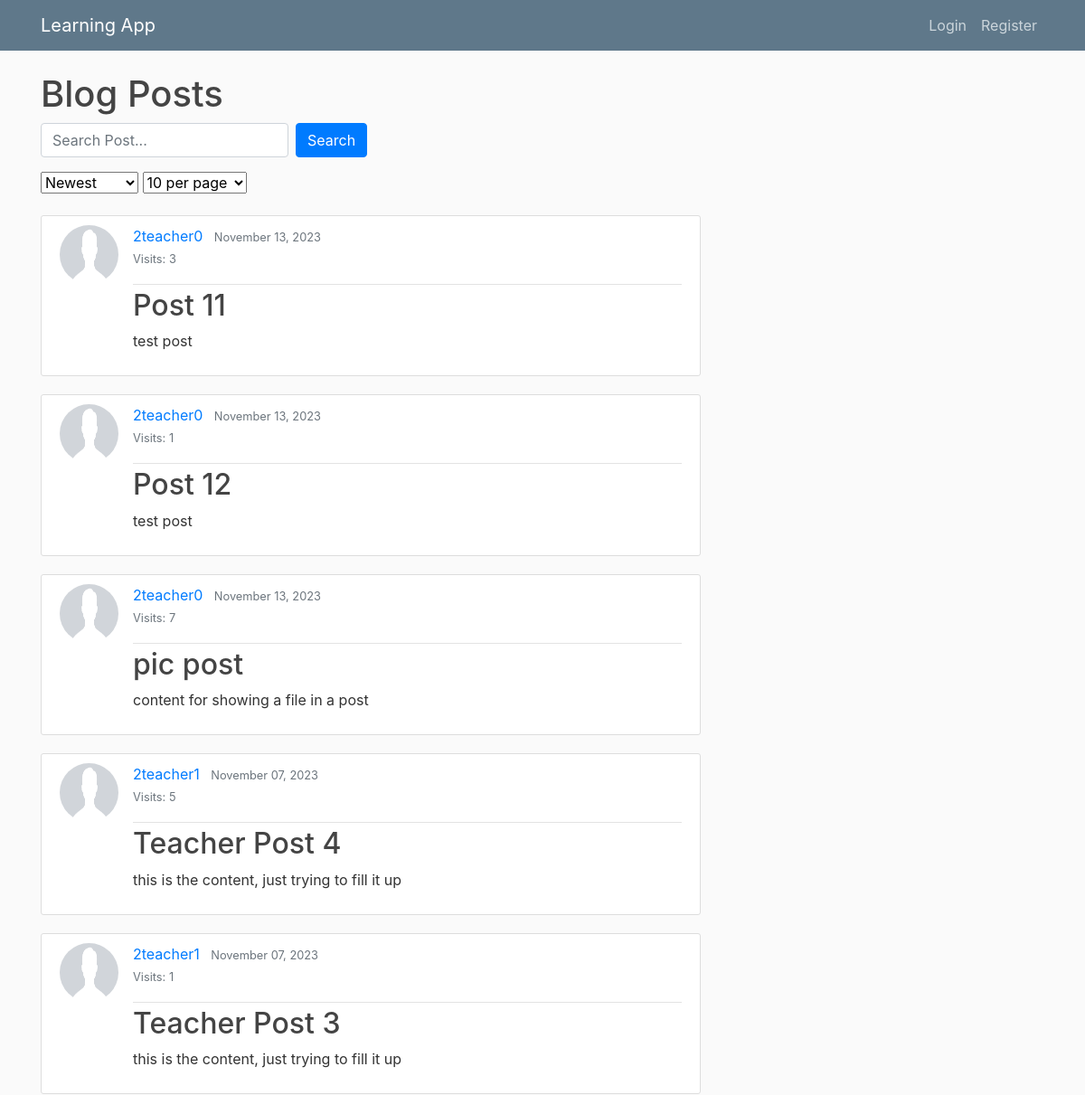
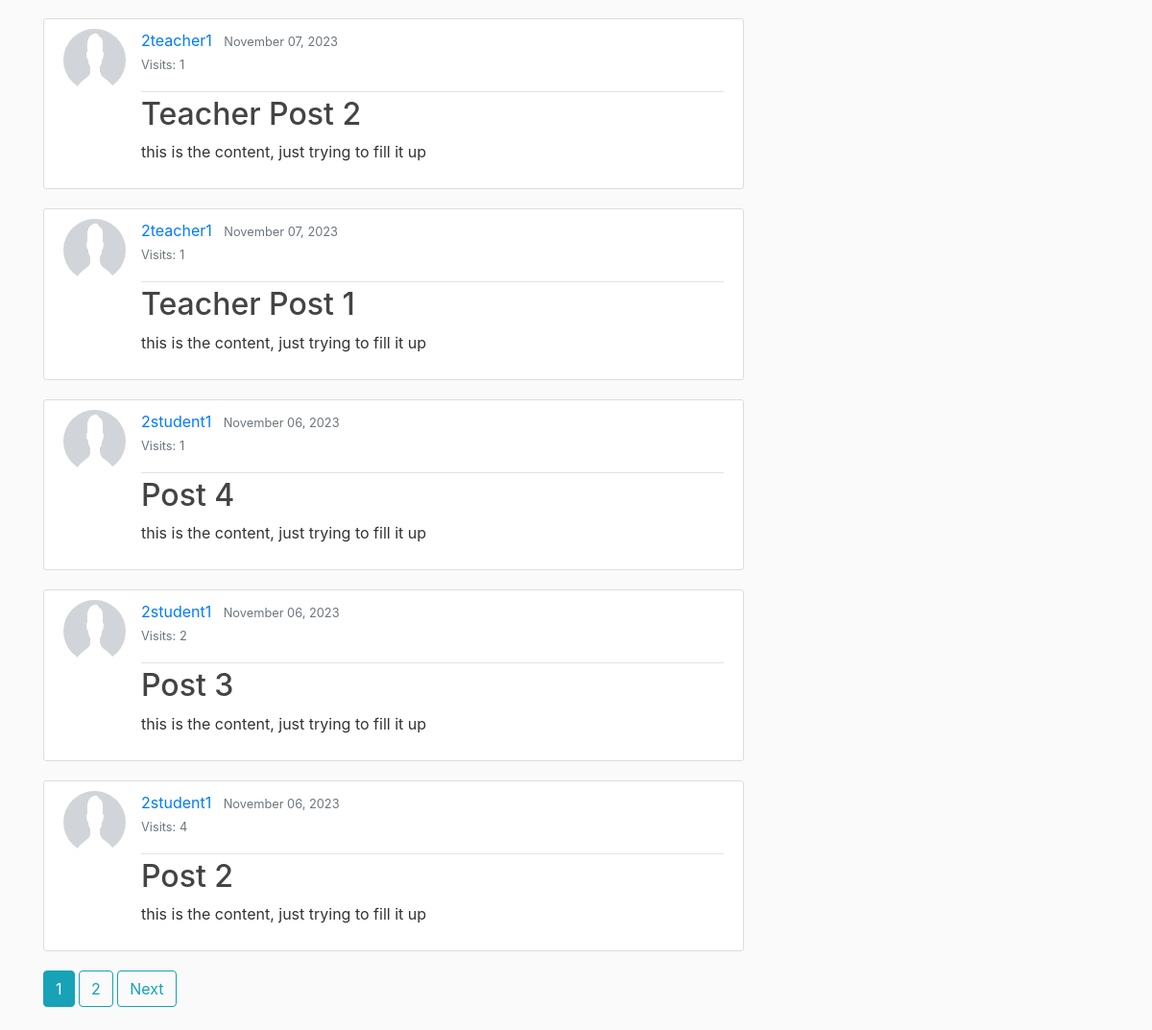
The page / on the database its author committed (2 pictures, top to bottom).
### learning_app/models.py (models this page shows, shortened)
class Post(models.Model):
    title = models.CharField(max_length=100)
    content = models.TextField()
    date = models.DateTimeField(default=timezone.now)
    author = models.ForeignKey(User, on_delete=models.CASCADE)
    uploaded_file = models.FileField(upload_to='documents/', null=True, blank=True)
    post_visits = models.IntegerField(default=0)

class Profile(models.Model):
    user = models.OneToOneField(User, on_delete=models.CASCADE)
    image = models.ImageField(default='default.png', upload_to='profile_pics')
    ROLE_CHOICES = [
        ('TEACHER', 'Teacher'),
        ('STUDENT', 'Student'),
        ('ADMIN', 'Admin')
    ]
    role = models.CharField(max_length=10, choices=ROLE_CHOICES, default='STUDENT')

### learning_app/views.py (the view, shortened to what this page needs)
# urls.py: path('', PostListView.as_view(), name='learning_app-home'),  # home page, Shows all Posts
class PostListView(ListView):
    model = Post
    template_name = 'learning_app/home.html'
    context_object_name = 'posts'
    def get_ordering(self):
        ordering = '-date'
        current_ordering = 'newest'
        self.current_ordering = current_ordering
        return ordering
    def get_queryset(self):
        queryset = super().get_queryset().order_by(self.get_ordering())
        search_query = self.request.GET.get('search_query', '')
        if search_query:
            queryset = queryset.filter(
                Q(title__icontains=search_query) |
                Q(content__icontains=search_query)
            )
        return queryset
    def get_context_data(self, **kwargs):
        context = super().get_context_data(**kwargs)
        items_per_page = self.request.GET.get('items_per_page', 10)
        current_items_per_page = int(items_per_page)
        paginator = Paginator(self.get_queryset(), current_items_per_page)
        page = self.request.GET.get('page')
        try:
            posts = paginator.page(page)
        except PageNotAnInteger:
            posts = paginator.page(1)
        except EmptyPage:
            posts = paginator.page(paginator.num_pages)
        context['page_obj'] = posts
        context['current_items_per_page'] = current_items_per_page
        context['current_ordering'] = self.current_ordering
        context['search_form'] = PostSearchForm(self.request.GET or None)
        return context

### learning_app/forms.py
class PostSearchForm(forms.Form):
    search_query = forms.CharField(required=False, label='Search Posts')

### learning_app/templates/learning_app/home.html (shortened to what this page needs)
{% extends "learning_app/base.html" %}
{% load crispy_forms_tags %}
{% block content %}
    <h1>Blog Posts </h1>
<div class="mb-3">
    <form method="get" class="form-inline my-2 my-lg-0">
        <input type="text" name="search_query" placeholder="Search Post..."
               value="{{ request.GET.search_query }}" class="form-control mr-sm-2">
        <button class="btn btn-primary my-2 my-sm-0" type="submit">Search</button>
    </form>
</div>
    <form method="get" action="." class="mb-4">
        <select name="ordering" id="ordering" class="form-select" onchange="this.form.submit()">
            <option value="newest" {% if current_ordering == 'newest' %}selected{% endif %}>Newest</option>
        </select>
        <select name="items_per_page" onchange="this.form.submit()">
            <option value="10" {% if current_items_per_page == 10 %}selected{% endif %}>10 per page</option>
        </select>
    </form>
    {% for post in page_obj  %}
        <article class="media content-section">
            <img class="rounded-circle article-img" src="{{ post.author.profile.image.url }}">
            <div class="media-body">
                <div class="article-metadata">
              <a class="mr-2" href="{% url 'user-posts' post.author.username %}">{{ post.author }}</a>
                    <small class="text-muted">{{ post.date|date:"F d, Y" }}</small>
                    <p class="post-visits">
                        <small class="text-muted">Visits: {{ post.post_visits }}</small>
                    </p>
                </div>
                <h2><a class="article-title " href="{% url 'post-detail' post.id %}">{{ post.title }}</a></h2>
                <p class="article-content">{{ post.content }}</p>
            </div>
        </article>
    {% endfor %}
        {% with request.GET.urlencode as query_string %}
            {% for num in page_obj.paginator.page_range %}
                {% if num >= page_obj.number|add:'-2' and num <= page_obj.number|add:'2' %}
                    {% if num == page_obj.number %}
                        <a class="btn btn-info mb-4" href="?{{ query_string|safe }}&page={{ num }}">{{ num }}</a>
                    {% else %}
                        <a class="btn btn-outline-info mb-4" href="?{{ query_string|safe }}&page={{ num }}">{{ num }}</a>
                    {% endif %}
                {% endif %}
            {% endfor %}
            {% if page_obj.has_next %}
                <a class="btn btn-outline-info mb-4" href="?{{ query_string|safe }}&page={{ page_obj.next_page_number }}">Next</a>
            {% endif %}
        {% endwith %}
{% endblock content %}

### learning_app/static/learning_app/main.css (style rules this page uses)
body { background: #fafafa; color: #333333; margin-top: 5rem; }
h1, h2, h3, h4, h5, h6 { color: #444444; }
.content-section { background: #ffffff; padding: 10px 20px; border: 1px solid #dddddd; border-radius: 3px; margin-bottom: 20px; }
.article-title { color: #444444; }
.article-content { white-space: pre-line; }
.article-img { height: 65px; width: 65px; margin-right: 16px; }
.article-metadata { padding-bottom: 1px; margin-bottom: 4px; border-bottom: 1px solid #e3e3e3 }

### rows shown on the page
Post: author.profile.image (placeholder picture), author "2teacher0", date "November 13, 2023", post_visits "3", title "Post 11", content "test post"
Post: author.profile.image (placeholder picture), author "2teacher0", date "November 13, 2023", post_visits "1", title "Post 12", content "test post"
Post: author.profile.image (placeholder picture), author "2teacher0", date "November 13, 2023", post_visits "7", title "pic post", content "content for showing a file in a post"
Post: author.profile.image (placeholder picture), author "2teacher1", date "November 07, 2023", post_visits "5", title "Teacher Post 4", content "this is the content, just trying to fill it up"
Post: author.profile.image (placeholder picture), author "2teacher1", date "November 07, 2023", post_visits "1", title "Teacher Post 3", content "this is the content, just trying to fill it up"
Post: author.profile.image (placeholder picture), author "2teacher1", date "November 07, 2023", post_visits "1", title "Teacher Post 2", content "this is the content, just trying to fill it up"
Post: author.profile.image (placeholder picture), author "2teacher1", date "November 07, 2023", post_visits "1", title "Teacher Post 1", content "this is the content, just trying to fill it up"
Post: author.profile.image (placeholder picture), author "2student1", date "November 06, 2023", post_visits "1", title "Post 4", content "this is the content, just trying to fill it up"
Post: author.profile.image (placeholder picture), author "2student1", date "November 06, 2023", post_visits "2", title "Post 3", content "this is the content, just trying to fill it up"
Post: author.profile.image (placeholder picture), author "2student1", date "November 06, 2023", post_visits "4", title "Post 2", content "this is the content, just trying to fill it up"

### other values the page prints
{{ num }} "1"
{{ num }} "2"
